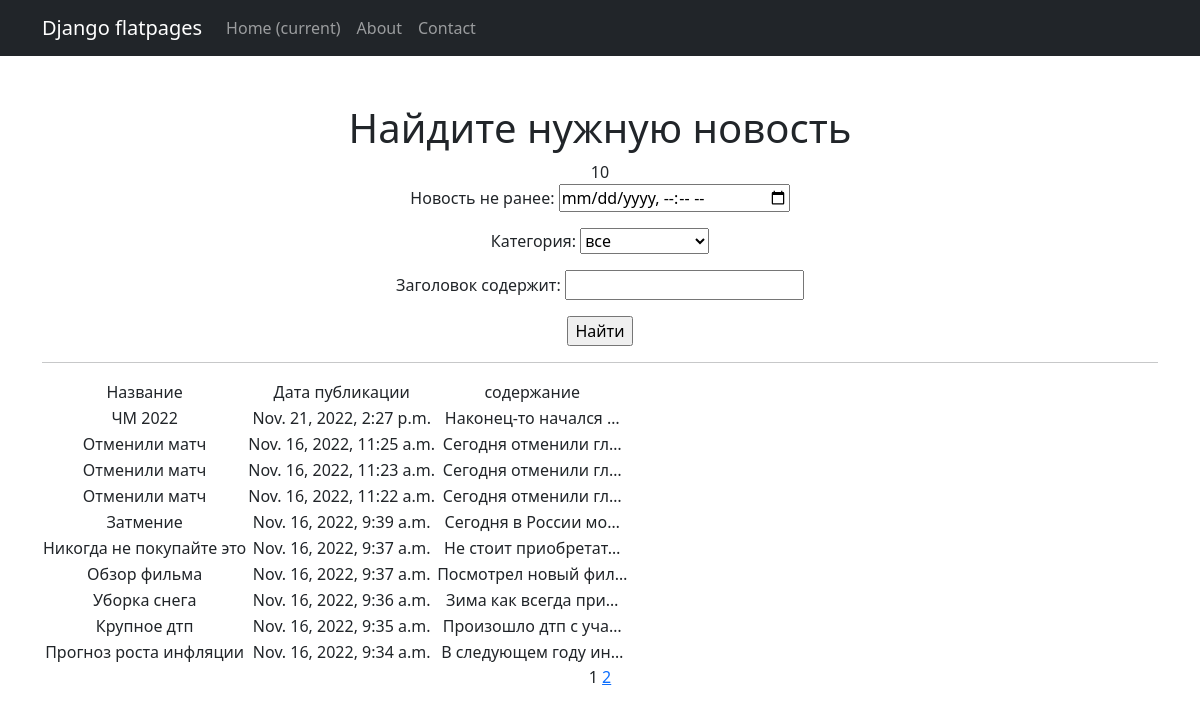
/search/, run on an earlier commit of the app's database.
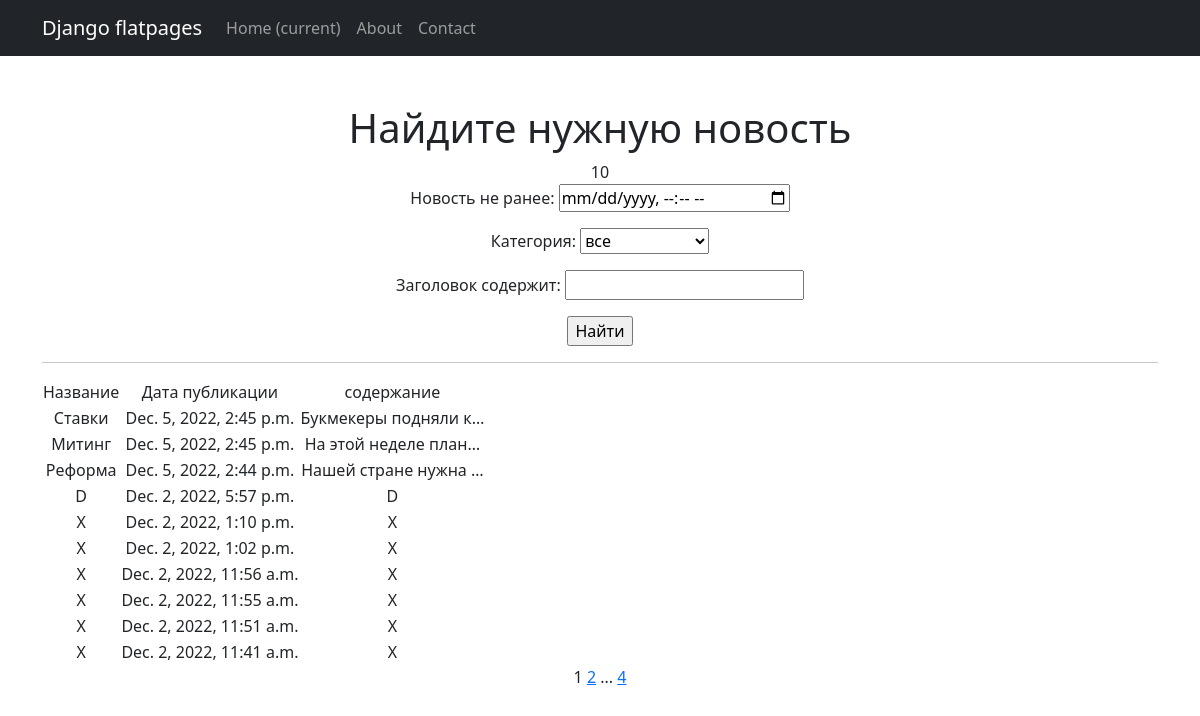
And on a later commit of the database.
### news/models.py (models this page shows, shortened)
class Post(models.Model):
    article = 'ar'
    new = 'ne'
    POSTVARIETY = [
        (article, 'Статья'),
        (new, 'Новость')
    ]
    author = models.ForeignKey(Author, on_delete=models.CASCADE)
    post_variety = models.CharField(max_length=2, choices=POSTVARIETY, default=article)
    dateCreation = models.DateTimeField(auto_now_add=True)
    category = models.ManyToManyField(Category, through="PostCategory")
    title = models.CharField(max_length=255, default="Новый контент")
    text = models.TextField()
    rating = models.IntegerField(default=0)

### news/views.py (the view)
# urls.py: path('search/', PostSearch.as_view(), name='news_search'),
class PostSearch(ListView):
    model = Post
    ordering = '-dateCreation'
    template_name = 'news_search.html'
    context_object_name = 'news'
    paginate_by = 10
    def get_queryset(self):
        queryset = super().get_queryset()
        self.filterset = NewsFilter(self.request.GET, queryset)
        return self.filterset.qs
    def get_context_data(self, **kwargs):
        context = super().get_context_data(**kwargs)
        context['filterset'] = self.filterset
        return context

### news/models.py (called while the page is built)
    def __str__(self):
        return self.category

### news/templatetags/custom_filters.py (called while the page is built)
@register.filter()
def censor(value):
   bad_words = ['Хуй','хуй','Бля','бля','еба','Еба','пиз','Пиз','Хер','хер', 'хуе','Хуе']
   value_= value.split()
   result = []
   for a in value_:
      if a[:3] in bad_words:
         a = a[0] + "*"*len(a[1:])
         result.append(a)
      else:
          result.append(a)
   return " ".join(result)

### templates/news_search.html (shortened to what this page needs)
{% extends 'flatpages/default.html' %}
{% load custom_filters %}
{% load custom_tags %}
{% block content %}
   <h1>Найдите нужную новость</h1>
   {{news|length}}
   <form action="" method="get">
       {{ filterset.form.as_p }}
       <input type="submit" value="Найти" />
   </form>
   <hr>
   {% if news %}
       <table>
           <tr>
               <td>Название</td>
               <td>Дата публикации</td>
               <td>содержание</td>
           </tr>
           {% for new in news %}
           <tr>
               <td>{{ new.title|censor }}</td>
               <td>{{ new.dateCreation }}</td>
               <td>{{ new.text|truncatechars:20|censor }}</td>
           </tr>
           {% endfor %}
       </table>
   {% else %}
       <h2>Новостей нет!</h2>
   {% endif %}
   {{ page_obj.number }}
   {% if page_obj.has_next %}
       <a href="?page={{ page_obj.next_page_number }}">{{ page_obj.next_page_number }}</a>
       {% if paginator.num_pages != page_obj.next_page_number %}
           ...
           <a href="?page={{ page_obj.paginator.num_pages }}">{{ page_obj.paginator.num_pages }}</a>
       {% endif %}
   {% endif %}
{% endblock content %}

What changed in the data, as far as the page shows it:
no longer on this page (row unchanged): Post: title|censor "ЧМ 2022", dateCreation "Nov. 21, 2022, 2:27 p.m.", text|censor "Наконец-то начался …"
no longer on this page (row unchanged): Post: title|censor "Отменили матч", dateCreation "Nov. 16, 2022, 11:25 a.m.", text|censor "Сегодня отменили гл…"
no longer on this page (row unchanged): Post: title|censor "Отменили матч", dateCreation "Nov. 16, 2022, 11:23 a.m.", text|censor "Сегодня отменили гл…"
no longer on this page (row unchanged): Post: title|censor "Отменили матч", dateCreation "Nov. 16, 2022, 11:22 a.m.", text|censor "Сегодня отменили гл…"
no longer on this page (row unchanged): Post: title|censor "Затмение", dateCreation "Nov. 16, 2022, 9:39 a.m.", text|censor "Сегодня в России мо…"
no longer on this page (row unchanged): Post: title|censor "Никогда не покупайте это", dateCreation "Nov. 16, 2022, 9:37 a.m.", text|censor "Не стоит приобретат…"
no longer on this page (row unchanged): Post: title|censor "Обзор фильма", dateCreation "Nov. 16, 2022, 9:37 a.m.", text|censor "Посмотрел новый фил…"
no longer on this page (row unchanged): Post: title|censor "Уборка снега", dateCreation "Nov. 16, 2022, 9:36 a.m.", text|censor "Зима как всегда при…"
no longer on this page (row unchanged): Post: title|censor "Крупное дтп", dateCreation "Nov. 16, 2022, 9:35 a.m.", text|censor "Произошло дтп с уча…"
no longer on this page (row unchanged): Post: title|censor "Прогноз роста инфляции", dateCreation "Nov. 16, 2022, 9:34 a.m.", text|censor "В следующем году ин…"
added Post: title|censor "Ставки", dateCreation "Dec. 5, 2022, 2:45 p.m.", text|censor "Букмекеры подняли к…"
added Post: title|censor "Митинг", dateCreation "Dec. 5, 2022, 2:45 p.m.", text|censor "На этой неделе план…"
added Post: title|censor "Реформа", dateCreation "Dec. 5, 2022, 2:44 p.m.", text|censor "Нашей стране нужна …"
added Post: title|censor "D", dateCreation "Dec. 2, 2022, 5:57 p.m.", text|censor "D"
added Post: title|censor "X", dateCreation "Dec. 2, 2022, 1:10 p.m.", text|censor "X"
added Post: title|censor "X", dateCreation "Dec. 2, 2022, 1:02 p.m.", text|censor "X"
added Post: title|censor "X", dateCreation "Dec. 2, 2022, 11:56 a.m.", text|censor "X"
added Post: title|censor "X", dateCreation "Dec. 2, 2022, 11:55 a.m.", text|censor "X"
added Post: title|censor "X", dateCreation "Dec. 2, 2022, 11:51 a.m.", text|censor "X"
added Post: title|censor "Х", dateCreation "Dec. 2, 2022, 11:41 a.m.", text|censor "Х"
Also different on the page:
{{ page_obj.paginator.num_pages }}: (not shown) → "4"
